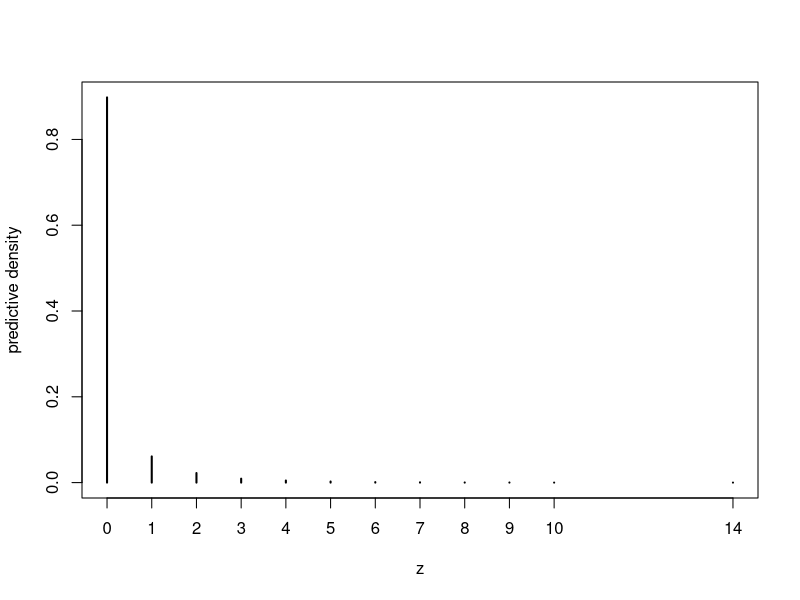

Write the R code that produced this figure.
a = 0.1; b= 1;
x =0; n = 10;
m = 20;
N = 50000;
theta = rbeta(N, a+x, b+n-x)

pred.z = c(1:(m+1))*0
for (z in c(0:m)){
  pred.z[z+1] = mean(dbinom(z,m,theta))
}

zsample = rbinom(N,m,theta)

plot(table(zsample)/N, type = "h", xlab="z", ylab= "predictive density", main="")


table(zsample)/N
